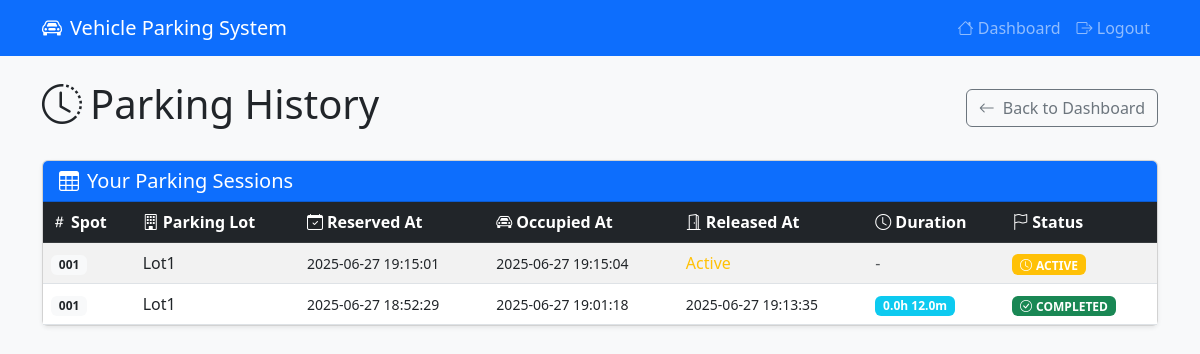
The app's page /user/history (signed in) with its own data.
### models/models.py (models this page shows, shortened)
class Reservation(Base):
    __tablename__ = "reservations"
    id = Column(Integer, primary_key=True)
    user_id = Column(Integer, ForeignKey("users.id"), nullable=False)
    parking_spot_id = Column(Integer, ForeignKey("parking_spots.id"), nullable=False)
    vehicle_number = Column(String, nullable=False)
    start_time = Column(DateTime, default=datetime.utcnow, nullable=False)
    occupy_time = Column(DateTime, nullable=True)  # Added: When user actually parks
    end_time = Column(DateTime, nullable=True)  # NULL → active
    user = relationship("User", back_populates="reservations")
    parking_spot = relationship("ParkingSpot", back_populates="reservations")

class ParkingSpot(Base):
    __tablename__ = "parking_spots"
    id = Column(Integer, primary_key=True)
    spot_number = Column(String, nullable=False)
    status = Column(PgEnum(SpotStatus), default=SpotStatus.AVAILABLE, nullable=False)
    parking_lot_id = Column(Integer, ForeignKey("parking_lots.id"), nullable=False)
    parking_lot = relationship("ParkingLot", back_populates="spots")
    reservations = relationship(
        "Reservation", back_populates="parking_spot", cascade="all, delete-orphan"
    )

class ParkingLot(Base):
    __tablename__ = "parking_lots"
    id = Column(Integer, primary_key=True)
    name = Column(String, nullable=False)
    address_line_1 = Column(String, nullable=False)
    address_line_2 = Column(String)
    address_line_3 = Column(String)
    pin_code = Column(String(10), nullable=False)
    price_per_hour = Column(Numeric(10, 2), nullable=False)
    number_of_spots = Column(Integer, nullable=False)
    spots = relationship(
        "ParkingSpot", back_populates="parking_lot", cascade="all, delete-orphan"
    )

### app.py (the view)
@app.route("/user/history")
@login_required
@role_required("user")
def parking_history():
    with SessionLocal() as db:
        reservations = (
            db.query(Reservation)
            .filter_by(user_id=session["user_id"])
            .options(selectinload(Reservation.parking_spot))  # Fixed: Use parking_spot
            .order_by(Reservation.start_time.desc())
            .all()
        )
        return render_template("user/history.html", reservations=reservations)

### app.py (called while the page is built)
def login_required(view):
    @wraps(view)
    def wrapped(*a, **kw):
        if "user_id" not in session:
            flash("Please log in first.")
            return redirect(url_for("login"))
        return view(*a, **kw)
    return wrapped

def role_required(role):
    def deco(view):
        @wraps(view)
        def wrapped(*a, **kw):
            if session.get("role") != role:
                flash("Access denied.")
                return redirect(url_for("login"))
            return view(*a, **kw)
        return wrapped
    return deco

### templates/user/history.html (shortened to what this page needs)
<!DOCTYPE html>
<html lang="en">
<head>
    <link href="https://cdn.jsdelivr.net/npm/bootstrap@5.3.0/dist/css/bootstrap.min.css" rel="stylesheet">
    <link href="https://cdn.jsdelivr.net/npm/bootstrap-icons@1.10.0/font/bootstrap-icons.css" rel="stylesheet">
</head>
<body class="bg-light">
    <nav class="navbar navbar-expand-lg navbar-dark bg-primary">
        <div class="container">
            <a class="navbar-brand" href="{{ url_for('user_dashboard') }}">
                <i class="bi bi-car-front me-2"></i>Vehicle Parking System
            </a>
            <div class="navbar-nav ms-auto">
                <a class="nav-link" href="{{ url_for('user_dashboard') }}">
                    <i class="bi bi-house"></i> Dashboard
                </a>
                <a class="nav-link" href="{{ url_for('logout') }}">
                    <i class="bi bi-box-arrow-right"></i> Logout
                </a>
            </div>
        </div>
    </nav>
    <div class="container mt-4">
        <div class="row">
            <div class="col-12">
                <div class="d-flex justify-content-between align-items-center mb-4">
                    <h1>
                        <i class="bi bi-clock-history me-2"></i>Parking History
                    </h1>
                    <a href="{{ url_for('user_dashboard') }}" class="btn btn-outline-secondary">
                        <i class="bi bi-arrow-left me-2"></i>Back to Dashboard
                    </a>
                </div>
            </div>
        </div>
        {% if reservations %}
        <div class="row">
            <div class="col-12">
                <div class="card shadow-sm">
                    <div class="card-header bg-primary text-white">
                        <h5 class="card-title mb-0">
                            <i class="bi bi-table me-2"></i>Your Parking Sessions
                        </h5>
                    </div>
                    <div class="card-body p-0">
                        <div class="table-responsive">
                            <table class="table table-striped table-hover mb-0">
                                <thead class="table-dark">
                                    <tr>
                                        <th><i class="bi bi-hash me-1"></i>Spot</th>
                                        <th><i class="bi bi-building me-1"></i>Parking Lot</th>
                                        <th><i class="bi bi-calendar-check me-1"></i>Reserved At</th>
                                        <th><i class="bi bi-car-front me-1"></i>Occupied At</th>
                                        <th><i class="bi bi-door-open me-1"></i>Released At</th>
                                        <th><i class="bi bi-clock me-1"></i>Duration</th>
                                        <th><i class="bi bi-flag me-1"></i>Status</th>
                                    </tr>
                                </thead>
                                <tbody>
                                    {% for reservation in reservations %}
                                    <tr>
                                        <td>
                                            <span class="badge bg-light text-dark">{{ reservation.parking_spot.spot_number }}</span>
                                        </td>
                                        <td>
                                            {{ reservation.parking_spot.parking_lot.name }}
                                        </td>
                                        <td><small>{{ reservation.start_time.strftime('%Y-%m-%d %H:%M:%S') }}</small></td>
                                        <td>
                                            {% if reservation.occupy_time %}
                                                <small>{{ reservation.occupy_time.strftime('%Y-%m-%d %H:%M:%S') }}</small>
                                            {% else %}
                                                <span class="text-muted">Not occupied</span>
                                            {% endif %}
                                        </td>
                                        <td>
                                            {% if reservation.end_time %}
                                                <small>{{ reservation.end_time.strftime('%Y-%m-%d %H:%M:%S') }}</small>
                                            {% else %}
                                                <span class="text-warning">Active</span>
                                            {% endif %}
                                        </td>
                                        <td>
                                            {% if reservation.end_time and reservation.occupy_time %}
                                                {% set duration = reservation.end_time - reservation.occupy_time %}
                                                <span class="badge bg-info">
                                                    {{ duration.total_seconds() // 3600 }}h {{ (duration.total_seconds() % 3600) // 60 }}m
                                                </span>
                                            {% else %}
                                                <span class="text-muted">-</span>
                                            {% endif %}
                                        </td>
                                        <td>
                                            {% if reservation.end_time %}
                                                <span class="badge bg-success">
                                                    <i class="bi bi-check-circle me-1"></i>COMPLETED
                                                </span>
                                            {% else %}
                                                <span class="badge bg-warning">
                                                    <i class="bi bi-clock me-1"></i>ACTIVE
                                                </span>
                                            {% endif %}
                                        </td>
                                    </tr>
                                    {% endfor %}
                                </tbody>
                            </table>
                        </div>
                    </div>
                </div>
            </div>
        </div>
        {% endif %}
    </div>
</body>
</html>

### records on screen
Reservation: parking_spot.spot_number "001", parking_spot.parking_lot.name "Lot1", start_time "2025-06-27 19:15:01", occupy_time "2025-06-27 19:15:04", shows "Active", shows "ACTIVE"
Reservation: parking_spot.spot_number "001", parking_spot.parking_lot.name "Lot1", start_time "2025-06-27 18:52:29", occupy_time "2025-06-27 19:01:18", end_time "2025-06-27 19:13:35", duration "0.0", value "12.0", shows "COMPLETED"
